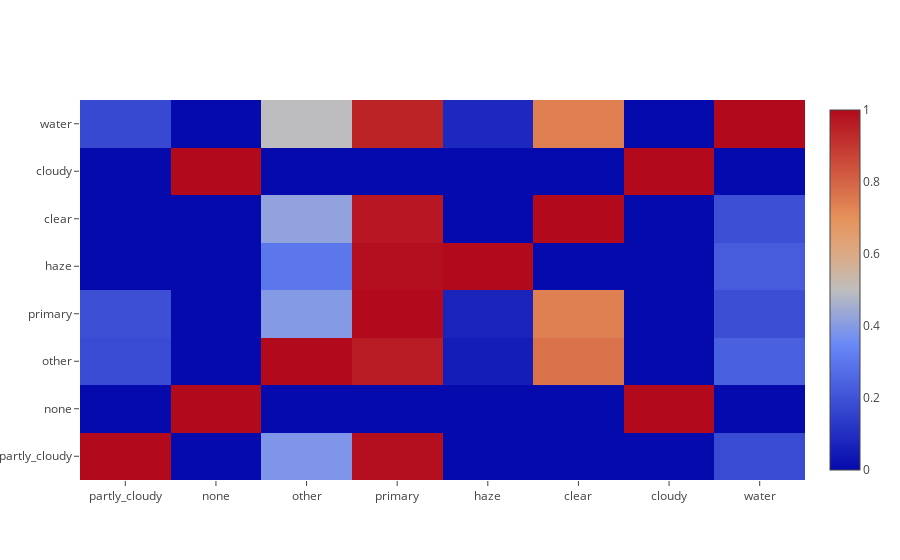

The notebook cell this image was saved under:
### Markdown cell above
# Create output of Image Processing, and use a heatmap for EDA.

### Code cell
# Display counts of weather and land labels
csv_tl["combined_tags"] = csv_tl["weather"] + " " + csv_tl["land"]
labels = csv_tl['combined_tags'].apply(lambda x: x.split(' '))
all_tags = [item for sublist in list(labels.values) for item in sublist]
labels_s = pd.Series(all_tags).value_counts() # To sort them by count
fig, ax = plt.subplots(figsize=(8, 4))
sns.barplot(x=labels_s, y=labels_s.index, orient='h', order = ['haze', 'partly_cloudy', 'cloudy', 'clear','primary', 'water', 'other', 'none'])

# Display correlation between labels 
counts = defaultdict(int)
for l in labels:
    for l2 in l:
        counts[l2] += 1

com = np.zeros([len(counts)]*2)
for i, l in enumerate(list(counts.keys())):
    for i2, l2 in enumerate(list(counts.keys())):
        c = 0
        cy = 0
        for row in labels.values:
            if l in row:
                c += 1
                if l2 in row: cy += 1
        com[i, i2] = cy / c

data=[go.Heatmap(z=com, x=list(counts.keys()), y=list(counts.keys()))]
layout=go.Layout(height=1000, width=1000, title='Co-occurence matrix of training labels')
fig=dict(data=data, layout=layout)
py.iplot(data, filename='train-com')

### Figure 1 — Plotly figure (JSON) as saved in the notebook; plotly's stock layout.template omitted (floating-point values rounded to 4 significant figures)
{"data": [{"type": "heatmap", "uid": "7f7d4702-6c38-4ddd-b5fc-291d2114a707", "x": ["partly_cloudy", "none", "other", "primary", "haze", "clear", "cloudy", "water"], "y": ["partly_cloudy", "none", "other", "primary", "haze", "clear", "cloudy", "water"], "z": [[1, 0.0001377, 0.3851, 0.9882, 0, 0, 0, 0.1784], [0.0004782, 1, 0, 0, 0, 0.0004782, 0.999, 0], [0.1798, 0, 1, 0.9627, 0.0521, 0.7681, 0, 0.2371], [0.1913, 0, 0.399, 1, 0.07118, 0.7376, 0, 0.1866], [0, 0, 0.3003, 0.99, 1, 0, 0, 0.2273], [0, 3.517e-05, 0.42, 0.9731, 0, 1, 0, 0.1935], [0, 1, 0, 0, 0, 0, 1, 0], [0.1747, 0, 0.4974, 0.9447, 0.08271, 0.7425, 0, 1]]}], "layout": {}}
